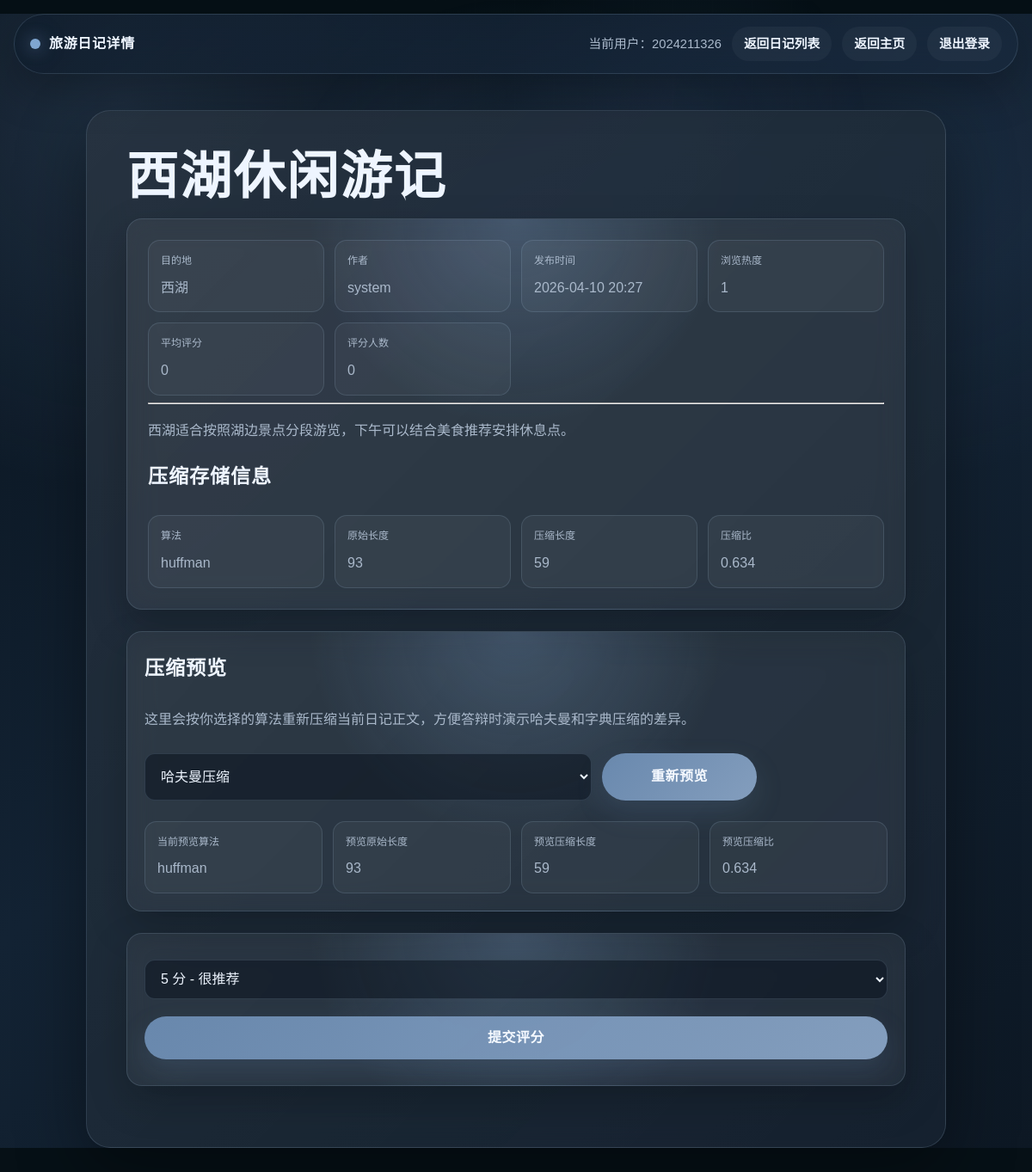
The app's page /diary/3 (signed in) with its own data.
### tables this page shows
CREATE TABLE diaries (
        id INTEGER PRIMARY KEY AUTOINCREMENT,
        title TEXT NOT NULL,
        destination TEXT NOT NULL,
        content TEXT NOT NULL,
        author TEXT NOT NULL,
        views INTEGER NOT NULL DEFAULT 0,
        rating_total REAL NOT NULL DEFAULT 0,
        rating_count INTEGER NOT NULL DEFAULT 0,
        created_at TEXT NOT NULL
    , media_json TEXT NOT NULL DEFAULT '[]', compressed_content TEXT NOT NULL DEFAULT '', compression_algorithm TEXT NOT NULL DEFAULT 'plain', compression_original_length INTEGER NOT NULL DEFAULT 0, compression_compressed_length INTEGER NOT NULL DEFAULT 0);

### app.py (the view)
@app.route("/diary/<int:diary_id>", methods=["GET", "POST"])
def diary_detail(diary_id):
    if not is_logged_in():
        flash("请先登录")
        return redirect(url_for("login"))
    if request.method == "POST":
        rating = request.form.get("rating", "5")
        rate_diary(diary_id, rating)
        flash("评分成功")
        return redirect(url_for("diary_detail", diary_id=diary_id))
    diary = get_diary_by_id(diary_id, increase_views=True)
    if diary is None:
        flash("未找到该旅游日记")
        return redirect(url_for("diaries"))
    compression_algorithm = request.args.get(
        "compress_algorithm",
        diary.get("compression", {}).get("algorithm", "huffman")
    ).strip().lower()
    compression_preview = get_diary_compression_preview(diary_id, compression_algorithm)
    return render_template(
        "diary_detail.html",
        username=session["username"],
        diary=diary,
        compression_preview=compression_preview,
        compression_algorithm=compression_algorithm
    )

### app.py (called while the page is built)
def get_db_connection():
    conn = sqlite3.connect(DB_PATH)
    conn.row_factory = sqlite3.Row
    return conn

def ensure_parent_dir(file_path):
    directory = os.path.dirname(file_path)
    if directory:
        os.makedirs(directory, exist_ok=True)

def ensure_sqlite_column(cursor, table_name, column_name, column_definition):
    cursor.execute(f"PRAGMA table_info({table_name})")
    existing_columns = {row[1] for row in cursor.fetchall()}
    if column_name not in existing_columns:
        cursor.execute(f"ALTER TABLE {table_name} ADD COLUMN {column_name} {column_definition}")

def ensure_diaries_table():
    initialize_database()

def build_huffman_codes(byte_payload):
    if not byte_payload:
        return {0: "0"}
    frequencies = defaultdict(int)
    for byte in byte_payload:
        frequencies[byte] += 1
    heap = []
    counter = itertools.count()
    for byte_value, frequency in frequencies.items():
        heapq.heappush(heap, (frequency, next(counter), byte_value))
    if len(heap) == 1:
        return {heap[0][2]: "0"}
    while len(heap) > 1:
        left = heapq.heappop(heap)
        right = heapq.heappop(heap)
        heapq.heappush(heap, (left[0] + right[0], next(counter), (left[2], right[2])))
    root = heap[0][2]
    codes = {}
    def walk(node, prefix):
        if isinstance(node, int):
            codes[node] = prefix or "0"
            return
        left, right = node
        walk(left, prefix + "0")
        walk(right, prefix + "1")
    walk(root, "")
    return codes

def compress_diary_text(text, algorithm):
    algorithm = (algorithm or "huffman").lower()
    if algorithm == "dictionary":
        package, original_length, compressed_length = lzw_compress_text(text)
    else:
        package, original_length, compressed_length = huffman_compress_text(text)
        algorithm = "huffman"
    package["algorithm"] = algorithm
    return package, original_length, compressed_length

def parse_diary_package(raw_value):
    if not raw_value:
        return None
    try:
        return json.loads(raw_value)
    except (TypeError, json.JSONDecodeError):
        return None

def is_logged_in():
    return "username" in session

### templates/diary_detail.html (shortened to what this page needs)
<!DOCTYPE html>
<html lang="zh-CN">
<head>
    <link rel="stylesheet" href="{{ url_for('static', filename='style.css') }}">
</head>
<body>
    <div class="topbar">
        <div>旅游日记详情</div>
        <div>
            当前用户：{{ username }}
            <a class="nav-link" href="{{ url_for('diaries') }}">返回日记列表</a>
            <a class="nav-link" href="{{ url_for('home') }}">返回主页</a>
            <a class="logout-link" href="{{ url_for('logout') }}">退出登录</a>
        </div>
    </div>
    <div class="container detail-container">
        <h2>{{ diary.title }}</h2>
        <div class="detail-card">
            <div class="diary-meta-grid">
                <div class="diary-meta-chip"><span>目的地</span><span>{{ diary.destination }}</span></div>
                <div class="diary-meta-chip"><span>作者</span><span>{{ diary.author }}</span></div>
                <div class="diary-meta-chip"><span>发布时间</span><span>{{ diary.created_at }}</span></div>
                <div class="diary-meta-chip"><span>浏览热度</span><span>{{ diary.views }}</span></div>
                <div class="diary-meta-chip"><span>平均评分</span><span>{{ diary.avg_rating }}</span></div>
                <div class="diary-meta-chip"><span>评分人数</span><span>{{ diary.rating_count }}</span></div>
            </div>
            <hr>
            <p>{{ diary.content }}</p>
            <h3>压缩存储信息</h3>
            <div class="compression-grid">
                <div class="compression-chip"><span>算法</span><span>{{ diary.compression.algorithm }}</span></div>
                <div class="compression-chip"><span>原始长度</span><span>{{ diary.compression.original_length }}</span></div>
                <div class="compression-chip"><span>压缩长度</span><span>{{ diary.compression.compressed_length }}</span></div>
                <div class="compression-chip"><span>压缩比</span><span>{{ diary.compression.ratio }}</span></div>
            </div>
        </div>
        <div class="detail-card compression-panel">
            <h3>压缩预览</h3>
            <p class="diary-inline-note">这里会按你选择的算法重新压缩当前日记正文，方便答辩时演示哈夫曼和字典压缩的差异。</p>
            <form method="get" action="{{ url_for('diary_detail', diary_id=diary.id) }}">
                <select name="compress_algorithm">
                    <option value="huffman" {% if compression_algorithm == 'huffman' %}selected{% endif %}>哈夫曼压缩</option>
                </select>
                <button type="submit">重新预览</button>
            </form>
            {% if compression_preview %}
            <div class="compression-grid" style="margin-top: 14px;">
                <div class="compression-chip"><span>当前预览算法</span><span>{{ compression_preview.package.algorithm }}</span></div>
                <div class="compression-chip"><span>预览原始长度</span><span>{{ compression_preview.original_length }}</span></div>
                <div class="compression-chip"><span>预览压缩长度</span><span>{{ compression_preview.compressed_length }}</span></div>
                <div class="compression-chip"><span>预览压缩比</span><span>{{ compression_preview.ratio }}</span></div>
            </div>
            {% endif %}
        </div>
        <form method="post" class="rating-form">
            <select name="rating">
                <option value="5">5 分 - 很推荐</option>
            </select>
            <button type="submit">提交评分</button>
        </form>
    </div>
</body>
</html>

### records on screen
diaries: title "西湖休闲游记", destination "西湖", author "system", created_at "2026-04-10 20:27", views "1", rating_count "0", content "西湖适合按照湖边景点分段游览，下午可以结合美食推荐安排休息点。", compression.algorithm "huffman", package.algorithm "huffman"

### other values on screen
{{ username }} "2024211326"
{{ diary.avg_rating }} "0"
{{ diary.compression.original_length }} "93"
{{ diary.compression.compressed_length }} "59"
{{ diary.compression.ratio }} "0.634"
{{ compression_preview.original_length }} "93"
{{ compression_preview.compressed_length }} "59"
{{ compression_preview.ratio }} "0.634"
